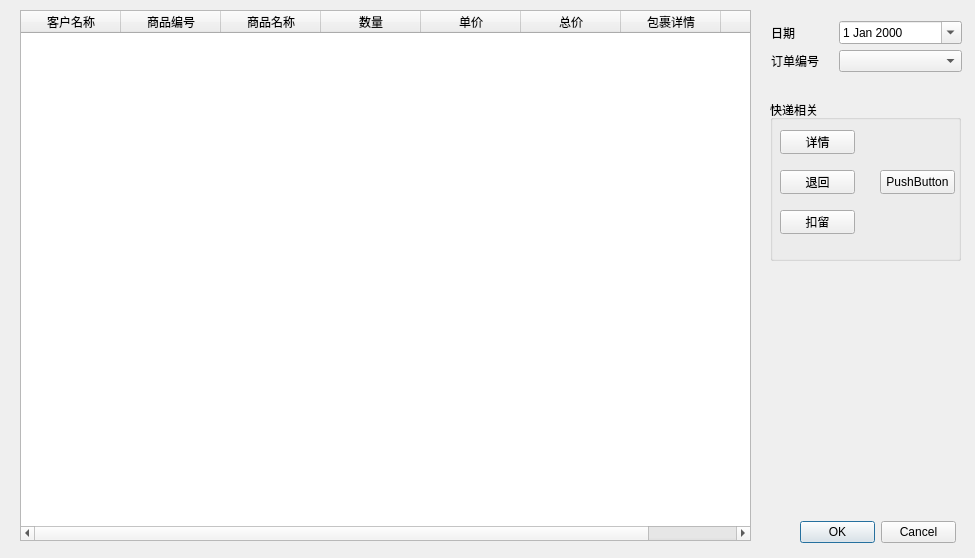
<?xml version="1.0" encoding="UTF-8"?>
<ui version="4.0">
 <class>FrmSaleOrder</class>
 <widget class="QDialog" name="FrmSaleOrder">
  <property name="geometry">
   <rect>
    <x>0</x>
    <y>0</y>
    <width>975</width>
    <height>558</height>
   </rect>
  </property>
  <property name="windowTitle">
   <string>Dialog</string>
  </property>
  <widget class="QTableWidget" name="tableWidget">
   <property name="geometry">
    <rect>
     <x>20</x>
     <y>10</y>
     <width>731</width>
     <height>531</height>
    </rect>
   </property>
   <property name="editTriggers">
    <set>QAbstractItemView::AllEditTriggers</set>
   </property>
   <column>
    <property name="text">
     <string>客户名称</string>
    </property>
   </column>
   <column>
    <property name="text">
     <string>商品编号</string>
    </property>
   </column>
   <column>
    <property name="text">
     <string>商品名称</string>
    </property>
   </column>
   <column>
    <property name="text">
     <string>数量</string>
    </property>
   </column>
   <column>
    <property name="text">
     <string>单价</string>
    </property>
   </column>
   <column>
    <property name="text">
     <string>总价</string>
    </property>
   </column>
   <column>
    <property name="text">
     <string>包裹详情</string>
    </property>
   </column>
   <column>
    <property name="text">
     <string>操作</string>
    </property>
   </column>
  </widget>
  <widget class="QDialogButtonBox" name="buttonBox">
   <property name="geometry">
    <rect>
     <x>800</x>
     <y>520</y>
     <width>156</width>
     <height>24</height>
    </rect>
   </property>
   <property name="standardButtons">
    <set>QDialogButtonBox::Cancel|QDialogButtonBox::Ok</set>
   </property>
  </widget>
  <widget class="QGroupBox" name="groupBox_2">
   <property name="geometry">
    <rect>
     <x>770</x>
     <y>100</y>
     <width>191</width>
     <height>161</height>
    </rect>
   </property>
   <property name="title">
    <string>快递相关</string>
   </property>
   <widget class="QPushButton" name="pushButton_2">
    <property name="geometry">
     <rect>
      <x>10</x>
      <y>70</y>
      <width>75</width>
      <height>24</height>
     </rect>
    </property>
    <property name="text">
     <string>退回</string>
    </property>
   </widget>
   <widget class="QPushButton" name="pushButton_3">
    <property name="geometry">
     <rect>
      <x>10</x>
      <y>110</y>
      <width>75</width>
      <height>24</height>
     </rect>
    </property>
    <property name="text">
     <string>扣留</string>
    </property>
   </widget>
   <widget class="QPushButton" name="pushButton">
    <property name="geometry">
     <rect>
      <x>10</x>
      <y>30</y>
      <width>75</width>
      <height>24</height>
     </rect>
    </property>
    <property name="text">
     <string>详情</string>
    </property>
   </widget>
   <widget class="QPushButton" name="pushButton_4">
    <property name="geometry">
     <rect>
      <x>110</x>
      <y>70</y>
      <width>75</width>
      <height>24</height>
     </rect>
    </property>
    <property name="text">
     <string>PushButton</string>
    </property>
   </widget>
  </widget>
  <widget class="QWidget" name="">
   <property name="geometry">
    <rect>
     <x>771</x>
     <y>21</y>
     <width>191</width>
     <height>52</height>
    </rect>
   </property>
   <layout class="QGridLayout" name="gridLayout" columnstretch="1,2">
    <item row="0" column="0">
     <widget class="QLabel" name="label">
      <property name="font">
       <font>
        <pointsize>9</pointsize>
       </font>
      </property>
      <property name="text">
       <string>日期</string>
      </property>
     </widget>
    </item>
    <item row="0" column="1">
     <widget class="QDateEdit" name="dateEdit">
      <property name="font">
       <font>
        <pointsize>9</pointsize>
       </font>
      </property>
      <property name="calendarPopup">
       <bool>true</bool>
      </property>
     </widget>
    </item>
    <item row="1" column="0">
     <widget class="QLabel" name="label_2">
      <property name="font">
       <font>
        <pointsize>9</pointsize>
       </font>
      </property>
      <property name="text">
       <string>订单编号</string>
      </property>
     </widget>
    </item>
    <item row="1" column="1">
     <widget class="QComboBox" name="comboBox"/>
    </item>
   </layout>
  </widget>
 </widget>
 <resources/>
 <connections/>
</ui>
